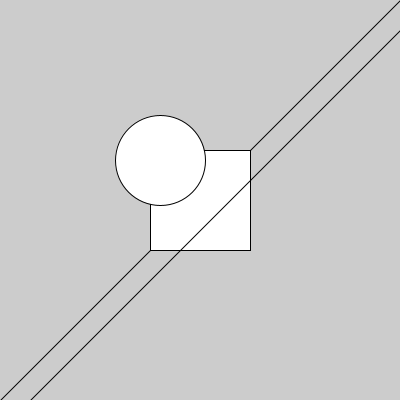
Frame 1 (no input)
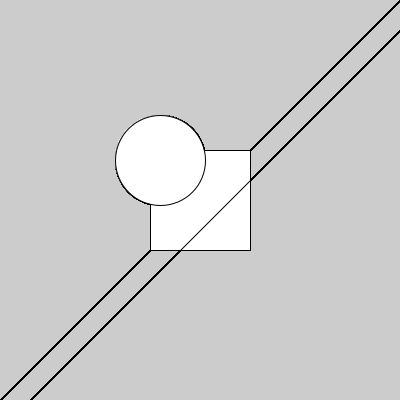
Frame 60 (the mouse pressed at the canvas centre just before this capture)
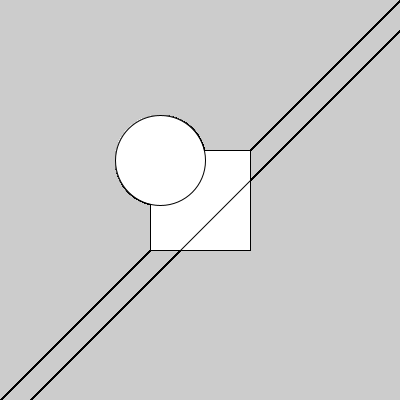
Frame 120 (the mouse held since frame 60 and released just before this capture)

The Processing sketch that drew these frames (run headless with seeded random() and noise(); from frame 60 on, the mouse is pressed at the canvas centre):

// Processing sketch: ordem_desenho
// ── ordem_desenho.pde
/* Demonstração de ordem de apresentação na tela
*
*
* by @evaldo
*/

void setup(){
  size(400, 400);
}

void draw(){
  line(0,height,  width, 0); // Primeira linha, abaixo de todas as formas posteriores
  rect(150, 150, 100, 100);// Desenhado primeiro que a ellipse fica por trás da mesma
  ellipse(160, 160, 90, 90); // Fica a frente do retângulo
  line(30,height,  width, 30); // Última linha, acima de todas as formas anteriores
  save("ordem.png");
}
